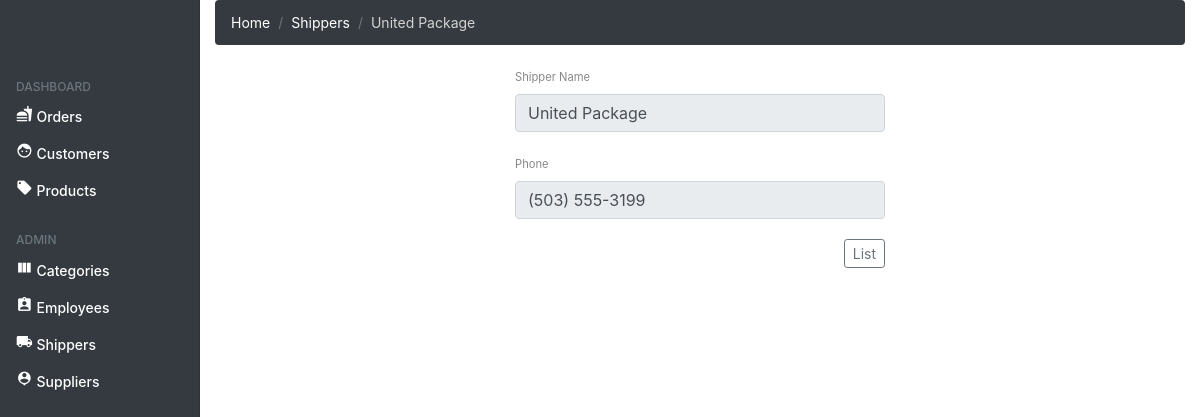
/views/shippers/read.php?id=2, run on the app's committed database.
### tables this page shows
CREATE TABLE Shippers (
	ShipperID INT(6) UNSIGNED NOT NULL AUTO_INCREMENT PRIMARY KEY, 
    ShipperName VARCHAR(200) NOT NULL,
    Phone VARCHAR(20) NOT NULL
);

### views/shippers/read.php (the view, shortened to what this page needs)
<!DOCTYPE html>
<html>
    <?php include_once "./header.php.inc" ?>
    <body>
        <?php
            $currentPage = "read";
            $id = isset($_GET['id']) ? $_GET['id'] : die('ERROR: Record ID not found.');
            include_once "../../nav.php";
            include '../../confi/database.php';
            try {
                $query = "SELECT ShipperID, ShipperName, Phone FROM Shippers WHERE ShipperID = ? LIMIT 0,1";
                $stmt = $con->prepare($query);
                $stmt->bindParam(1, $id);
                $stmt->execute();
                $row = $stmt->fetch(PDO::FETCH_ASSOC);
                $shipperName = utf8_encode($row['ShipperName']);
                $phone = $row['Phone'];
            } catch (PDOException $exception) {
                die('ERROR: ' . $exception->getMessage());
            }
            include_once "./breadcrumb.php.inc";
        ?>
        <div class="offset-md-5 col-md-4">
            <div class="row">
                <div class="col-md-12">
                    <label for="shipperName">Shipper Name</label>
                    <input type="text" name="shipperName" class="form-control" value="<?php echo $shipperName ?>" disabled />
                </div>
            </div>
            <div class="row">
                <div class="col-md-12">
                    <label for="phone">Phone</label>
                    <input type="tel" name="phone" class="form-control" value="<?php echo $phone ?>" disabled />
                </div>
            </div>
            <div class="row">
                <div class="col-md-12 text-right">
                    <a class="btn btn-outline-secondary btn-sm" href="./index.php">List</a>
                </div>
            </div>
        </div>
    </body>
</html>

### views/shippers/breadcrumb.php.inc
<div class="offset-md-2 col-md-10">
    <nav aria-label="breadcrumb">
        <ol class="breadcrumb">
            <li class="breadcrumb-item"><a href="../../index.php">Home</a></li>
            <li class="breadcrumb-item"><a href="./index.php">Shippers</a></li>
            <?php
                if($currentPage != "index")
                    echo "<li class='breadcrumb-item active' aria-current='page'>".($shipperName != "" ? $shipperName : "New Shipper")."</li>";
            ?>
        </ol>
    </nav>
</div>

### commons/style.css (style rules this page uses)
body { font-size: .875rem; }
.breadcrumb { background-color: #343a40 !important; }
.breadcrumb-item a { color: #fff !important; }
.breadcrumb-item.active { color: lightgray !important; }
.row { margin-top: 20px !important; }
label { font-size: 0.8em; color: #888 !important; }
.btn { line-height: 1.4 !important; }

### data on the page
shippers: ShipperName "United Package", shipperName "United Package", phone "(503) 555-3199"
